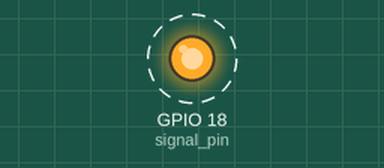
This program was run on a simulated Raspberry Pi (BCM pin numbers). Parts: output pins drawn as LEDs (lit = HIGH). Dashed ring = blinking.

Above: at 0.2 s.
Timing chart, 0 to 3.0 s (numbered marks = the images above):
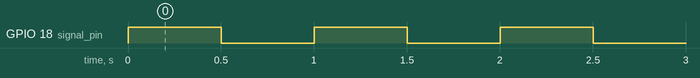

Measured:
- by itself, GPIO 18 (signal_pin): alternates HIGH for 0.50 s and LOW for 0.50 s

The program:

blink.py
```python
# LED 깜빡이기
import RPi.GPIO as GPIO
import time

signal_pin = 18

# GPIO.setmode(GPIO.BOARD) # 1 ~ 40
GPIO.setmode(GPIO.BCM) # GPIO 18, GROUND
GPIO.setup(signal_pin, GPIO.OUT) # GPIO 18번 핀에다가 출력을 설정

while (True):
    GPIO.output(signal_pin, True) # GPIO 18번 핀에 전압 시그널 켜짐
    time.sleep(0.5) # 불이 0.5초동안 켜짐
    GPIO.output(signal_pin, False) # 오프
    time.sleep(0.5) # 0.5초동안 불끈상태로 대기

    
```
